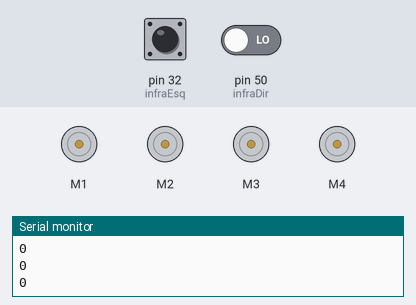
A sketch run on a simulated Arduino Mega 2560, built with avr-gcc and run on an emulated ATmega2560. Parts: 4 × DC motor (green arrow = forward, orange = backward, longer = faster), the last lines printed to the serial monitor. Inputs (shaded band) come from the test bench; at power-on: pin 32 (infraEsq) LOW, pin 50 (infraDir) LOW.

Above: at 1.2 s.
1.3 s: pin 32 (infraEsq) driven HIGH
At 2.4 s:
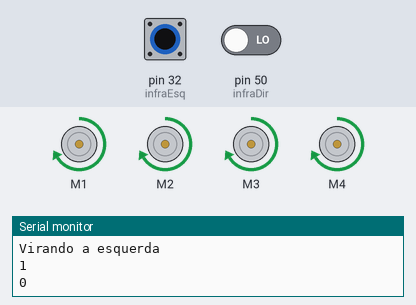
2.8 s: pin 50 (infraDir) driven HIGH
At 3.9 s:
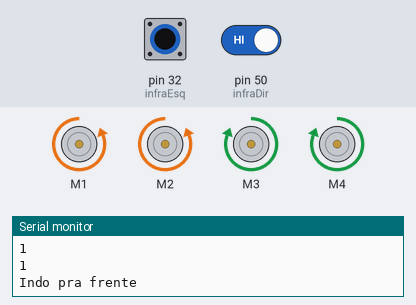
4.3 s: pin 32 (infraEsq) driven LOW
At 5.5 s:
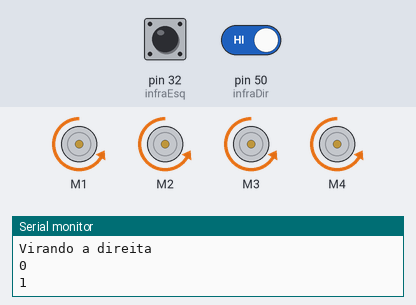
5.8 s: pin 32 (infraEsq) pulsed HIGH 2 times (0.12 s each, 0.3 s apart)
At 6.04 s:
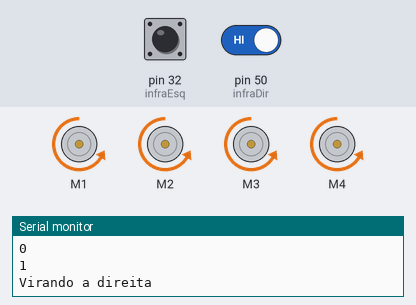
9.4 s: pin 32 (infraEsq) driven HIGH
At 10.3 s:
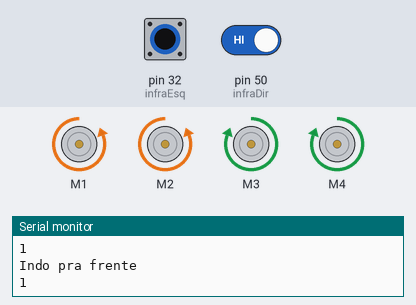
12.4 s: pin 50 (infraDir) driven LOW
At 13.5 s:
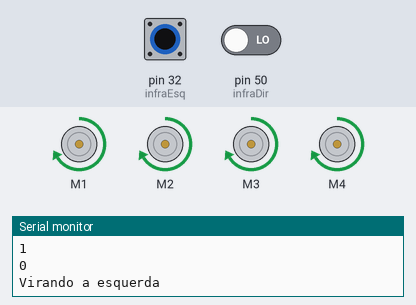
Timing chart, 0 to 14.9 s (numbered marks = the images above; inputs shaded):
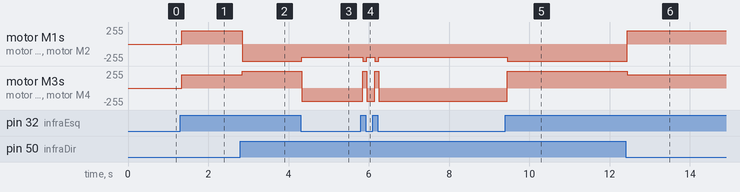

Measured:
- after the input at 1.3 s, motor M1–4: stopped → forward 200/255 at once
- after the input at 2.8 s, motor M1, motor M2: forward 200/255 → backward 255/255 after 0.05 s; motor M3, motor M4: forward 200/255 → forward 255/255 after 0.05 s
- after the input at 4.3 s, motor M1, motor M2: backward 255/255 → backward 200/255 at once; motor M3, motor M4: forward 255/255 → backward 200/255 at once
- after the input at 5.8 s, motor M1, motor M2: alternates backward 255/255 for 0.11 s and backward 200/255 for 0.19 s, 4 changes in all, then stays backward 200/255, starting at once; motor M3, motor M4: alternates forward 255/255 for 0.11 s and backward 200/255 for 0.19 s, 4 changes in all, then stays backward 200/255, starting at once
- after the input at 9.4 s, motor M1, motor M2: backward 200/255 → backward 255/255 after 0.05 s; motor M3, motor M4: backward 200/255 → forward 255/255 after 0.05 s
- after the input at 12.4 s, motor M1, motor M2: backward 255/255 → forward 200/255 at once; motor M3, motor M4: forward 255/255 → forward 200/255 at once

The sketch:

motor_rodando_com_decisao_infra.ino
```cpp
#include <AFMotor.h>

AF_DCMotor m1(1); //Seleciona o motor 1
AF_DCMotor m2(2); //Seleciona o motor 2
AF_DCMotor m3(3); //Seleciona o motor 3
AF_DCMotor m4(4); //Seleciona o motor 4


int infraEsq = 32;
int infraDir = 50;
int valueEsq;
int valueDir;

void setup() {
  pinMode(infraEsq,INPUT);
  pinMode(infraDir,INPUT);
  Serial.begin(9600);
}

void loop() {
  valueEsq = digitalRead(infraEsq);
  valueDir = digitalRead(infraDir);
  Serial.println(valueEsq);
  Serial.println(valueDir);

  // 0 - branco e 1 - preto

  //ir pra frente
  if(valueEsq == 1 && valueDir == 1){
    Serial.println("");
    Serial.println("Indo pra frente");
    m1.setSpeed(255); //Define a velocidade maxima
    m1.run(BACKWARD); //Gira o motor sentido horario
    m2.setSpeed(255); //Define a velocidade maxima
    m2.run(BACKWARD); //Gira o motor sentido horario

    m3.setSpeed(255); //Define a velocidade maxima
    m3.run(FORWARD); //Gira o motor sentido horario
    m4.setSpeed(255); //Define a velocidade maxima
    m4.run(FORWARD); //Gira o motor sentido horario
  }


  if(valueEsq == 0 && valueDir == 1){
    //Virar o carrinho a direita
    Serial.println("");
    Serial.println("Virando a direita");
    m1.setSpeed(200); //Define a velocidade maxima
    m1.run(BACKWARD); //Gira o motor sentido horario
    m2.setSpeed(200); //Define a velocidade maxima
    m2.run(BACKWARD); //Gira o motor sentido horario

    m3.setSpeed(200); //Define a velocidade maxima
    m3.run(BACKWARD); //Gira o motor sentido horario
    m4.setSpeed(200); //Define a velocidade maxima
    m4.run(BACKWARD); //Gira o motor sentido horario
  }

  if(valueEsq == 1 && valueDir == 0){
    //Virar o carrinho a esquerda
    Serial.println("");
    Serial.println("Virando a esquerda");
    m1.setSpeed(200); //Define a velocidade maxima
    m1.run(FORWARD); //Gira o motor sentido horario
    m2.setSpeed(200); //Define a velocidade maxima
    m2.run(FORWARD); //Gira o motor sentido horario

    m3.setSpeed(200); //Define a velocidade maxima
    m3.run(FORWARD); //Gira o motor sentido horario
    m4.setSpeed(200); //Define a velocidade maxima
    m4.run(FORWARD); //Gira o motor sentido horario
  }

}
```
